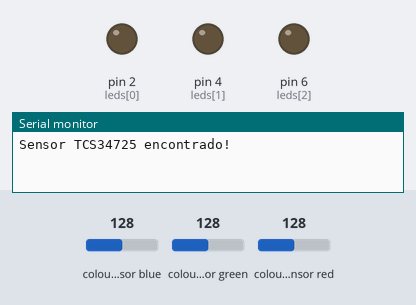
Bench run of a sketch on a simulated Arduino Uno, built with avr-gcc and run on an emulated ATmega328P. Parts: output pins drawn as LEDs (lit = HIGH), the last lines printed to the serial monitor. Inputs (shaded band) come from the test bench; at power-on: colour sensor blue 128, colour sensor green 128, colour sensor red 128.

Above: at 0.1 s.
At 0.9 s:
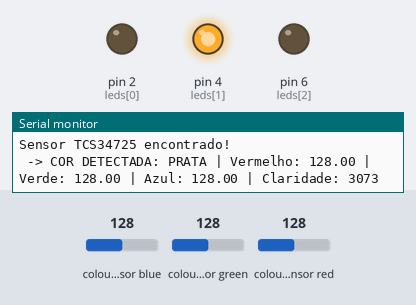
Timing chart, 0 to 2.4 s (numbered marks = the images above):
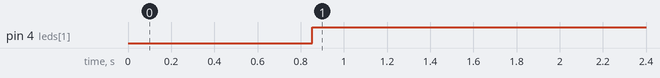

Measured:
- by itself, pin 4 (leds[1]): LOW → HIGH at 0.85 s

The sketch:

00-01-CodeSensorColor.ino
```cpp
#include <Wire.h>
#include <Adafruit_TCS34725.h>

// Inicializa o sensor com tempo de integração de 2.4ms e ganho de 60x
Adafruit_TCS34725 tcs = Adafruit_TCS34725(TCS34725_INTEGRATIONTIME_2_4MS, TCS34725_GAIN_60X);

// Pinos dos LEDs: Índice 0 = Verde (D2), 1 = Prata (D4), 2 = Vermelho (D6)
const int leds[] = { 2, 4, 6 };

// Valores de calibração para comparação (Valores do Código 2)
const float corVerde[] = { 69, 107, 88 };     // {red, green, blue}
const float corVermelho[] = { 116, 79, 73 };  // {red, green, blue}
const float corPrata[] = { 92, 92, 80, 850 }; // {red, green, blue, claridade}

const int adicional = 8; // Margem de tolerância para as cores
const int verify = 5;    // Quantidade de leituras para confirmação

void setup() {
  Serial.begin(9600);

  if (tcs.begin()) {
    Serial.println("Sensor TCS34725 encontrado!");
  } else {
    Serial.println("Nenhum TCS34725 encontrado ... verifique as conexoes");
    while (1); // Trava o programa se o sensor não for encontrado
  }

  // Corrigido: loop vai apenas de 0 a 2 (3 pinos) para evitar estouro de array
  for (int i = 0; i < 3; i++) {
    pinMode(leds[i], OUTPUT);
  }
}

void loop() {
  int confirmaVerde = 0;
  int confirmaVermelho = 0;
  int confirmaPrata = 0;

  // Realiza 5 leituras reais consecutivas para garantir precisão
  for (int i = 0; i < verify; i++) {
    float red, green, blue;
    uint16_t r, g, b, c;

    tcs.setInterrupt(false); // Liga o LED do sensor
    delay(35);               // Tempo para estabilizar a leitura (ajustado para o tempo de 2.4ms)
    tcs.getRGB(&red, &green, &blue);
    tcs.getRawData(&r, &g, &b, &c);
    tcs.setInterrupt(true);  // Desliga o LED do sensor

    float leituraSensor[] = { red, green, blue };

    // Testa se a cor predominante é verde e se está dentro da margem
    if (green > red && green > blue) {
      bool rgbValido = true;
      for (int j = 0; j < 3; j++) {
        if (!((leituraSensor[j] < (corVerde[j] + adicional)) && (leituraSensor[j] > (corVerde[j] - adicional)))) {
          rgbValido = false;
        }
      }
      if (rgbValido) confirmaVerde++;
    }

    // Testa se a cor predominante é vermelha e se está dentro da margem
    if (red > green && red > blue) {
      bool rgbValido = true;
      for (int j = 0; j < 3; j++) {
        if (!((leituraSensor[j] < (corVermelho[j] + adicional)) && (leituraSensor[j] > (corVermelho[j] - adicional)))) {
          rgbValido = false;
        }
      }
      if (rgbValido) confirmaVermelho++;
    }

    // Testa se a claridade atinge o nível do prata
    if (c > corPrata[3]) {
      confirmaPrata++;
    }

    // Pequeno intervalo entre as leituras de verificação
    delay(15);
  }

  // Faz uma última leitura rápida apenas para mostrar no Monitor Serial atualizado
  float r_print, g_print, b_print;
  uint16_t rc, gc, bc, cc;
  tcs.getRGB(&r_print, &g_print, &b_print);
  tcs.getRawData(&rc, &gc, &bc, &cc);

  // Acende o LED correspondente se passar em TODAS as 5 leituras
  if (confirmaVerde == verify) {
    digitalWrite(leds[0], HIGH); // Verde
    digitalWrite(leds[1], LOW);
    digitalWrite(leds[2], LOW);
    Serial.print(" -> COR DETECTADA: VERDE");
  }
  else if (confirmaVermelho == verify) {
    digitalWrite(leds[2], HIGH); // Vermelho
    digitalWrite(leds[0], LOW);
    digitalWrite(leds[1], LOW);
    Serial.print(" -> COR DETECTADA: VERMELHO");
  }
  else if (confirmaPrata == verify) {
    digitalWrite(leds[1], HIGH); // Prata (Branco)
    digitalWrite(leds[0], LOW);
    digitalWrite(leds[2], LOW);
    Serial.print(" -> COR DETECTADA: PRATA");
  }
  else {
    // Apaga todos se não houver certeza absoluta da cor
    digitalWrite(leds[0], LOW);
    digitalWrite(leds[1], LOW);
    digitalWrite(leds[2], LOW);
  }

  // Debug para monitoramento no Serial Monitor (Corrigido com aspas)
  Serial.print(" | Vermelho: "); Serial.print(r_print);
  Serial.print(" | Verde: ");    Serial.print(g_print);
  Serial.print(" | Azul: ");     Serial.print(b_print);
  Serial.print(" | Claridade: "); Serial.println(cc);

  delay(500); // Aguarda meio segundo antes de reiniciar o ciclo principal
}
```
